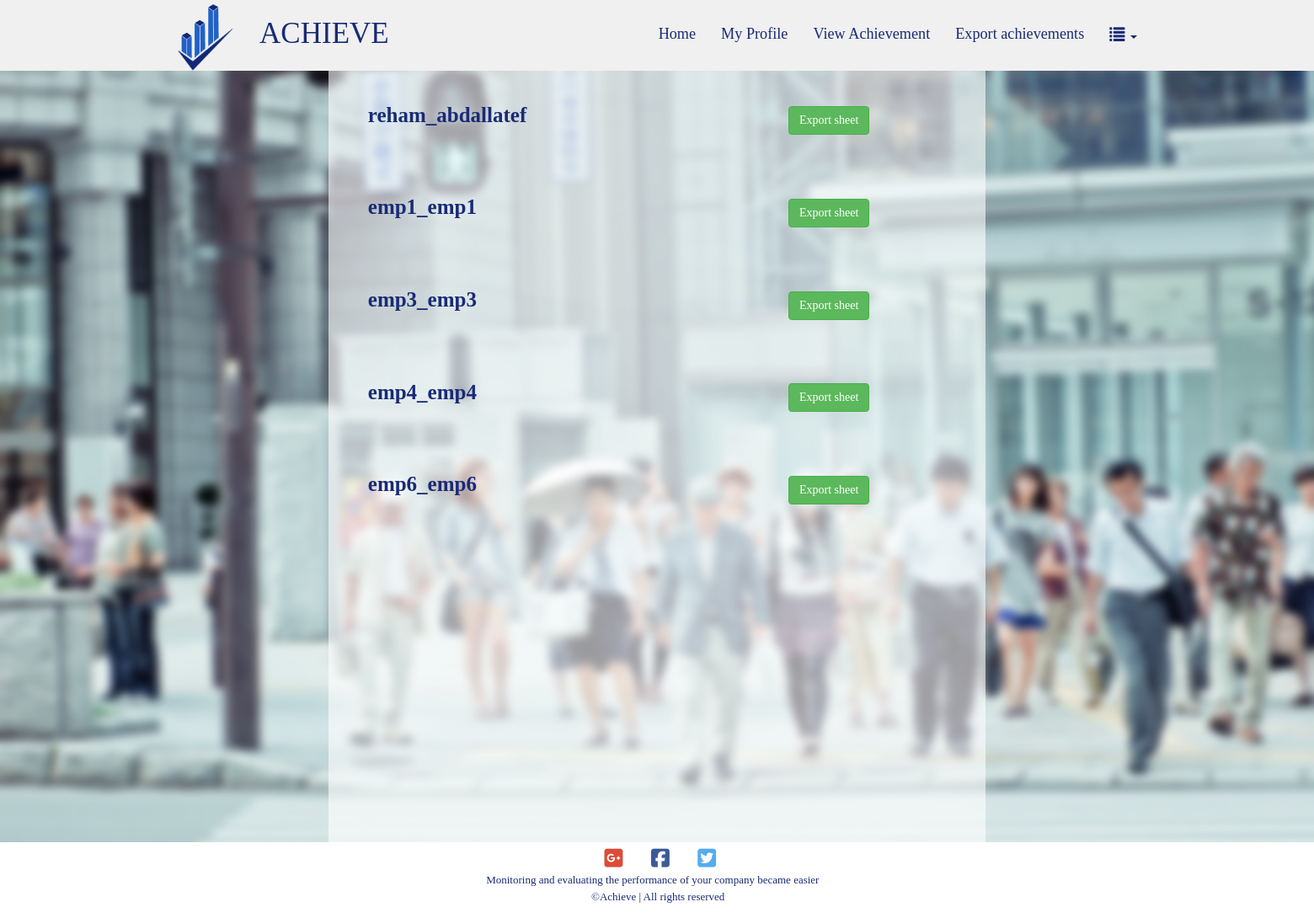
Screenshot of /EmpAch.php with the database file from the repository.
### tables this page shows
CREATE TABLE `employee` (
  `EID` int(10) NOT NULL,
  `email` varchar(30) NOT NULL,
  `country` varchar(10) NOT NULL,
  `certificate` text NOT NULL,
  `password` int(20) NOT NULL,
  `DNO` int(10) NOT NULL,
  `username` varchar(20) NOT NULL,
  `approved` varchar(50) DEFAULT NULL,
  `Ejobtitle` varchar(100) DEFAULT NULL,
  `Eimg` longblob,
  `lastname` varchar(50) DEFAULT NULL,
  `firstname` varchar(50) DEFAULT NULL,
  `rank` int(11) DEFAULT NULL,
  `gender` char(1) DEFAULT NULL,
  `NewDno` int(11) DEFAULT NULL,
  `joinDate` date DEFAULT NULL,
  `department` varchar(50) DEFAULT NULL
);

### Common.php (called while the page is built, shortened)
<?php
class Database
    {
        public static $connection;
        private function __construct()
        {
            $this->conn=new mysqli('localhost','root','','sw');
        }
            public static function Connect()
        {
            if(!isset(self::$connection))
            {
                self::$connection=new Database;
                return self::$connection;
            }
            else
            return self::$connection;
        }
    }
?>

### GetAllEmps.php (the view, shortened to what this page needs)
<?php
$db=Database::Connect();
$result=$db->conn->query("select * from employee");
if ($result->num_rows>0)
{
   while ($row=$result->fetch_assoc())
    {
        echo '<br><br><div class="deptname">'.$row['username'].'&nbsp;</div><br>';
        ?>
       <form method="POST" action="empExxcel.php">
      <button name="export" type="submit" class="btn btn-success">
      Export sheet</button>
      </form>
    <?php
    }
}
?>

### CSS/DeptsAchStyle.css (style rules this page uses)
* { margin: 0; padding: 0; font-family:Tahoma; }
body { overflow-x:hidden; background-image:url("y.jpg"); -webkit-background-size: cover; -moz-background-size: cover; -o-background-size: cover; background-size: cover; }
.btn-success { display: inline!important; position: relative; left: 70%; top:-32px; }
.deptname { font-size: 25px; font-weight: bold; position: relative; left: 6%; top:-4px; color: #192b75; display: inline-block }

### rows the page displays
employee: username "reham_abdallatef"
employee: username "emp1_emp1"
employee: username "emp3_emp3"
employee: username "emp4_emp4"
employee: username "emp6_emp6"
